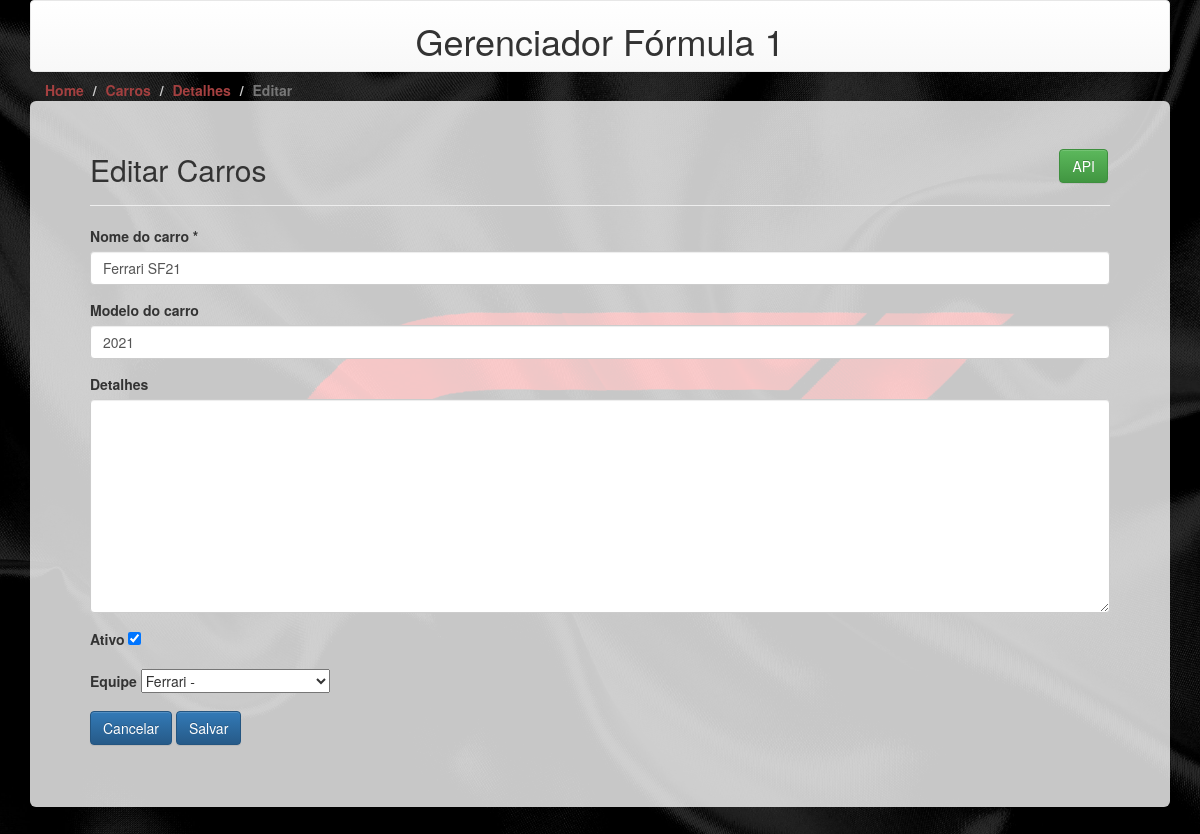
The app's page /view/carros/1/editar/ with its own data.
### carros/models.py (models this page shows, shortened)
class Carros(Model):
    data_de_criacao = DateTimeField(auto_now_add=True,verbose_name='data de criação')
    nome = CharField(max_length=200, verbose_name='nome do carro')
    modelo = CharField(max_length=200, verbose_name='modelo do carro', null=True,  blank=True)
    detalhes = TextField(verbose_name='detalhes', null=True,  blank=True)
    ativo = BooleanField(default=True, verbose_name='ativo')
    equipe = ForeignKey('equipes.Equipes', on_delete=CASCADE, verbose_name='equipe', null=True,  blank=True)
    class Meta:
        verbose_name_plural = 'Carros'
        verbose_name = 'Carro'
        ordering = ['nome']
        permissions = [
            ("can_delete_carro", "Can delete Carro"),
        ]

### carros/views.py (the view, shortened to what this page needs)
# urls.py: path('view/carros/<int:pk>/editar/', CarrosViewEdita.as_view(), name='carro-editar'),
class CarrosViewEdita(UpdateView):
    model = Carros
    form_class = FormCarros
    template_name = 'carros/edita_carro.html'
    def get_context_data(self, **kwargs):
        context = super().get_context_data(**kwargs)
        context['carro'] = self.object
        return context

### carros/forms.py
class FormCarros(ModelForm):
    class Meta:
        model = Carros
        fields = ['nome', 'modelo', 'detalhes', 'ativo', 'equipe']

### equipes/models.py (called while the page is built)
    def __str__(self):
        fundador = self.fundador if self.fundador is not None else ''
        return self.nome + ' - ' + fundador

### carros/templates/carros/edita_carro.html (shortened to what this page needs)
{% extends "base.html" %}
{% block breadcrumb %}
    <li class="breadcrumb-item"><a href="/view/carros" style="color: rgb(164, 64, 64);">Carros</a></li>
    <li class="breadcrumb-item"><a href="/view/carros/detail/{{ carro.pk }}" style="color: rgb(164, 64, 64);">Detalhes</a></li>
    <li class="breadcrumb-item active" aria-current="page">Editar</li>
{% endblock %}
{% block content %}
    <div style="
        display: flex;
        justify-content: flex-end;
        padding: 0px 2px;
        font-size: 10px;
        line-height: 1.5;
        margin-bottom: -70;">
        <a class="btn btn-success" href="/api/carros/{{ carro.pk }}">API</a>
    </div>
    <div class="page-header">
        <h2>Editar Carros</h2>
    </div>
    <form method="POST" action=".">
                {% for field in form %}
            <div class="form-group">
                <label for="{{ field.id_for_label }}" class="label-control">
                    {{ field.label }}
                {% if field.field.required %}*{% endif %}
                </label>
                {{ field }}
            </div>
        {% endfor %}
        <a class="btn btn-primary" href="/view/carros/detail/{{ carro.pk }}">Cancelar</a>
        <button type=submit class="btn btn-primary">Salvar</button>
    </form>
{% endblock %}

### records on screen
Carros: form "Ferrari SF21" "2021" "☑" "Ferrari -"

### other values on screen
{{ field.label }} "Nome do carro" "Modelo do carro" "Detalhes" "Ativo" "Equipe"
